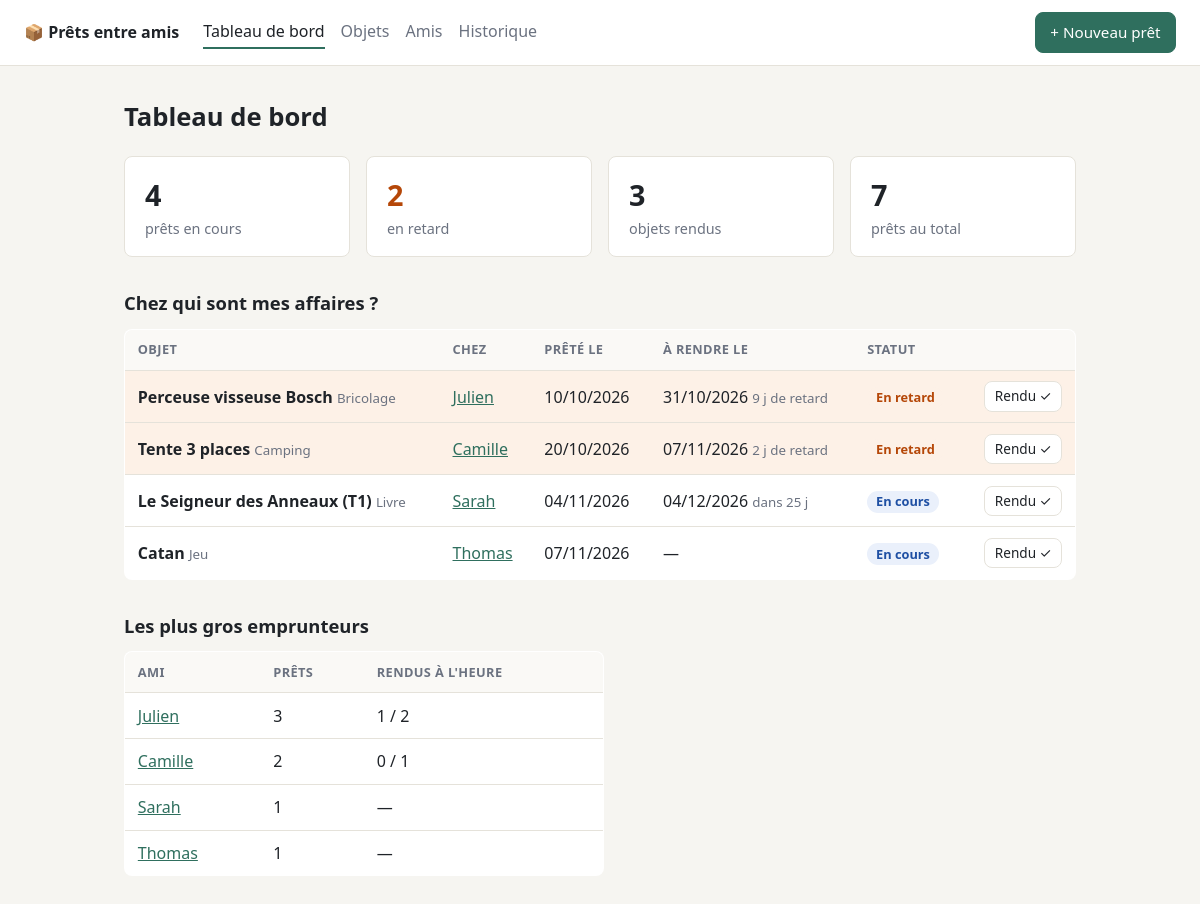
The page / on the database its author committed.
### tables this page shows
CREATE TABLE loans (
    id          INT UNSIGNED AUTO_INCREMENT PRIMARY KEY,
    item_id     INT UNSIGNED NOT NULL,
    friend_id   INT UNSIGNED NOT NULL,
    loaned_at   DATE         NOT NULL,
    due_at      DATE         NULL,
    returned_at DATE         NULL,
    notes       VARCHAR(255) NULL,
    created_at  DATETIME     NOT NULL DEFAULT CURRENT_TIMESTAMP,

     
     
     
    active_item_id INT UNSIGNED AS (IF(returned_at IS NULL, item_id, NULL)) STORED,
    UNIQUE KEY uq_loans_one_active_per_item (active_item_id),

    KEY idx_loans_friend (friend_id),
    KEY idx_loans_status (returned_at, due_at),

    CONSTRAINT fk_loans_item   FOREIGN KEY (item_id)   REFERENCES items (id)   ON DELETE RESTRICT,
    CONSTRAINT fk_loans_friend FOREIGN KEY (friend_id) REFERENCES friends (id) ON DELETE RESTRICT,
    CONSTRAINT chk_loans_due      CHECK (due_at IS NULL OR due_at >= loaned_at),
    CONSTRAINT chk_loans_returned CHECK (returned_at IS NULL OR returned_at >= loaned_at)
);

CREATE TABLE items (
    id         INT UNSIGNED AUTO_INCREMENT PRIMARY KEY,
    name       VARCHAR(150) NOT NULL,
    category   VARCHAR(50)  NOT NULL DEFAULT 'Autre',
    notes      TEXT         NULL,
    created_at DATETIME     NOT NULL DEFAULT CURRENT_TIMESTAMP,
    KEY idx_items_category (category)
);

CREATE TABLE friends (
    id         INT UNSIGNED AUTO_INCREMENT PRIMARY KEY,
    name       VARCHAR(100) NOT NULL,
    email      VARCHAR(255) NULL,
    phone      VARCHAR(30)  NULL,
    created_at DATETIME     NOT NULL DEFAULT CURRENT_TIMESTAMP,
    UNIQUE KEY uq_friends_name (name)
);

### src/Controller/DashboardController.php (called while the page is built, shortened)
<?php
final class DashboardController
{
    public function index(): void
    {
        $this->view->render('dashboard', [
            'title'        => 'Tableau de bord',
            'activeLoans'  => $this->loans->active(),
            'stats'        => $this->loans->stats(),
            'topBorrowers' => $this->loans->topBorrowers(),
        ]);
    }
}

### public/index.php (called while the page is built, shortened)
<?php
spl_autoload_register(static function (string $class): void {
    if (str_starts_with($class, 'App\\')) {
        $file = __DIR__ . '/../src/' . str_replace('\\', '/', substr($class, 4)) . '.php';
    }
});
require __DIR__ . '/../src/helpers.php';
$view = new View(__DIR__ . '/../templates');
try {
    $pdo = Database::connection();
    $friendRepo = new FriendRepository($pdo);
    $itemRepo = new ItemRepository($pdo);
    $loanRepo = new LoanRepository($pdo);
    $dashboard = new DashboardController($view, $loanRepo);
    $friends = new FriendController($view, $friendRepo);
    $items = new ItemController($view, $itemRepo);
    $loans = new LoanController($view, $loanRepo, $itemRepo, $friendRepo);
    $router = new Router();
    $router->get('/', $dashboard->index(...));
    $router->get('/friends', $friends->index(...));
    $router->get('/friends/new', $friends->create(...));
    $router->post('/friends', $friends->store(...));
    $router->get('/friends/{id}/edit', $friends->edit(...));
    $router->post('/friends/{id}', $friends->update(...));
    $router->post('/friends/{id}/delete', $friends->delete(...));
    $router->get('/items', $items->index(...));
    $router->get('/items/new', $items->create(...));
    $router->post('/items', $items->store(...));
    $router->get('/items/{id}/edit', $items->edit(...));
    $router->post('/items/{id}', $items->update(...));
    $router->post('/items/{id}/delete', $items->delete(...));
    $router->get('/loans', $loans->history(...));
    $router->get('/loans/new', $loans->create(...));
    $router->post('/loans', $loans->store(...));
    $router->post('/loans/{id}/return', $loans->markReturned(...));
    $router->dispatch($_SERVER['REQUEST_METHOD'], $_SERVER['REQUEST_URI']);
} catch (HttpException $e) {
    $view->render('error', ['title' => $e->getMessage(), 'status' => $e->status], $e->status);
} catch (Throwable $e) {
    error_log((string) $e);
    $view->render('error', ['title' => 'Erreur serveur', 'status' => 500], 500);
}

### src/Repository/LoanRepository.php (called while the page is built, shortened)
<?php
final class LoanRepository
{
    public function active(): array
    {
        return $this->pdo->query(
            self::SELECT . ' WHERE l.returned_at IS NULL
             ORDER BY (l.due_at < CURDATE()) DESC, l.due_at IS NULL, l.due_at, l.loaned_at'
        )->fetchAll();
    }
    public function stats(): array
    {
        $row = $this->pdo->query(
            'SELECT COUNT(*)                                          AS total,
                    COALESCE(SUM(returned_at IS NULL), 0)                    AS active,
                    COALESCE(SUM(returned_at IS NULL AND due_at < CURDATE()), 0) AS overdue,
                    COALESCE(SUM(returned_at IS NOT NULL), 0)                AS returned
             FROM loans'
        )->fetch();
        return array_map('intval', $row);
    }
    public function topBorrowers(int $limit = 5): array
    {
        $stmt = $this->pdo->prepare(
            'SELECT f.id, f.name,
                    COUNT(*) AS loans,
                    SUM(l.returned_at IS NOT NULL AND (l.due_at IS NULL OR l.returned_at <= l.due_at)) AS on_time,
                    SUM(l.returned_at IS NOT NULL) AS returned
             FROM loans l
             JOIN friends f ON f.id = l.friend_id
             GROUP BY f.id, f.name
             ORDER BY loans DESC, f.name
             LIMIT ?'
        );
        $stmt->bindValue(1, $limit, PDO::PARAM_INT);
        $stmt->execute();
        return $stmt->fetchAll();
    }
}

### src/Flash.php (called while the page is built, shortened)
<?php
final class Flash
{
    public static function pull(): array
    {
        $messages = $_SESSION['flash'] ?? [];
        return $messages;
    }
}

### templates/dashboard.php (the view, shortened to what this page needs)
<h1>Tableau de bord</h1>
<section class="stats">
    <div class="stat"><span class="stat-value"><?= e($stats['active']) ?></span><span class="stat-label">prêts en cours</span></div>
    <div class="stat stat-warn"><span class="stat-value"><?= e($stats['overdue']) ?></span><span class="stat-label">en retard</span></div>
    <div class="stat"><span class="stat-value"><?= e($stats['returned']) ?></span><span class="stat-label">objets rendus</span></div>
    <div class="stat"><span class="stat-value"><?= e($stats['total']) ?></span><span class="stat-label">prêts au total</span></div>
</section>
<section>
    <h2>Chez qui sont mes affaires ?</h2>
    <?php if (!$activeLoans): ?>
        <p class="empty">Rien n'est prêté en ce moment. Tout est à la maison 🎉</p>
    <?php else: ?>
        <table>
            <thead>
            <tr><th>Objet</th><th>Chez</th><th>Prêté le</th><th>À rendre le</th><th>Statut</th><th></th></tr>
            </thead>
            <tbody>
            <?php foreach ($activeLoans as $loan): ?>
                <tr class="<?= $loan['status'] === 'en_retard' ? 'row-late' : '' ?>">
                    <td><strong><?= e($loan['item_name']) ?></strong> <small class="muted"><?= e($loan['category']) ?></small></td>
                    <td><a href="/loans?friend=<?= e($loan['friend_id']) ?>"><?= e($loan['friend_name']) ?></a></td>
                    <td><?= date_fr($loan['loaned_at']) ?></td>
                    <td>
                        <?= date_fr($loan['due_at']) ?>
                        <?php if ($loan['due_at'] !== null): ?>
                            <?php $days = days_from_today($loan['due_at']); ?>
                            <small class="muted">
                                <?= $days < 0 ? e(-$days) . ' j de retard' : ($days === 0 ? "aujourd'hui" : 'dans ' . e($days) . ' j') ?>
                            </small>
                        <?php endif; ?>
                    </td>
                    <td><?= status_badge($loan['status']) ?></td>
                    <td class="actions">
                        <form method="post" action="/loans/<?= e($loan['id']) ?>/return">
                            <button class="btn btn-small">Rendu ✓</button>
                        </form>
                    </td>
                </tr>
            <?php endforeach; ?>
            </tbody>
        </table>
    <?php endif; ?>
</section>
<?php if ($topBorrowers): ?>
<section>
    <h2>Les plus gros emprunteurs</h2>
    <table class="compact">
        <thead><tr><th>Ami</th><th>Prêts</th><th>Rendus à l'heure</th></tr></thead>
        <tbody>
        <?php foreach ($topBorrowers as $b): ?>
            <tr>
                <td><a href="/loans?friend=<?= e($b['id']) ?>"><?= e($b['name']) ?></a></td>
                <td><?= e($b['loans']) ?></td>
                <td><?= (int) $b['returned'] > 0 ? e($b['on_time']) . ' / ' . e($b['returned']) : '—' ?></td>
            </tr>
        <?php endforeach; ?>
        </tbody>
    </table>
</section>
<?php endif; ?>

### src/helpers.php (shortened to what this page needs)
<?php
function e(mixed $value): string
{
    return htmlspecialchars((string) $value, ENT_QUOTES | ENT_SUBSTITUTE, 'UTF-8');
}
function date_fr(?string $date): string
{
    if ($date === null || $date === '') {
        return '—';
    }
    $d = DateTimeImmutable::createFromFormat('!Y-m-d', substr($date, 0, 10));
    return $d ? $d->format('d/m/Y') : e($date);
}
function days_from_today(string $date): int
{
    $today = new DateTimeImmutable('today');
    $target = new DateTimeImmutable($date);
    return (int) $today->diff($target)->format('%r%a');
}
function status_badge(string $status): string
{
    return sprintf('<span class="badge badge-%s">%s</span>', e($status), e(STATUS_LABELS[$status] ?? $status));
}

### src/Router.php (shortened to what this page needs)
<?php
final class Router
{
    private array $routes = [];
    public function dispatch(string $method, string $uri): void
    {
        $path = rtrim(parse_url($uri, PHP_URL_PATH) ?: '/', '/') ?: '/';
        $pathMatched = false;
        foreach ($this->routes as [$routeMethod, $regex, $handler]) {
            if (!preg_match($regex, $path, $matches)) {
                continue;
            }
            $pathMatched = true;
            $params = array_map('intval', array_filter($matches, 'is_string', ARRAY_FILTER_USE_KEY));
            $handler(...$params);
            return;
        }
        throw new HttpException($pathMatched ? 405 : 404);
    }
    private function add(string $method, string $path, callable $handler): void
    {
        $regex = '#^' . preg_replace('#\{(\w+)\}#', '(?P<$1>\d+)', $path) . '$#';
        $this->routes[] = [$method, $regex, $handler];
    }
}

### src/View.php (shortened to what this page needs)
<?php
final class View
{
    public function render(string $template, array $data = [], int $status = 200): void
    {
        $content = $this->capture($template, $data);
        echo $this->capture('layout', [
            'content' => $content,
            'title'   => $data['title'] ?? 'Prêts entre amis',
            'flashes' => Flash::pull(),
        ]);
    }
    private function capture(string $template, array $data): string
    {
        extract($data, EXTR_SKIP);
        require $this->templateDir . '/' . $template . '.php';
        return (string) ob_get_clean();
    }
}

### templates/layout.php (shortened to what this page needs)
<?php
$path = parse_url($_SERVER['REQUEST_URI'] ?? '/', PHP_URL_PATH);
$nav = ['/' => 'Tableau de bord', '/items' => 'Objets', '/friends' => 'Amis', '/loans' => 'Historique'];
?>
<!DOCTYPE html>
<html lang="fr">
<head>
    <link rel="stylesheet" href="/style.css">
</head>
<body>
<header class="topbar">
    <a href="/" class="brand">📦 Prêts entre amis</a>
    <nav>
        <?php foreach ($nav as $href => $label): ?>
            <?php $active = $path === $href || (in_array($href, ['/items', '/friends'], true) && str_starts_with($path, $href . '/')); ?>
            <a href="<?= e($href) ?>"<?= $active ? ' aria-current="page"' : '' ?>><?= e($label) ?></a>
        <?php endforeach; ?>
    </nav>
    <a href="/loans/new" class="btn btn-primary">+ Nouveau prêt</a>
</header>
<main>
    <?= $content ?>
</main>
</body>
</html>

### public/style.css (style rules this page uses)
:root { --bg: #f6f5f1; --surface: #ffffff; --text: #1f2328; --muted: #6b7280; --border: #e5e2da; --primary: #2f6f5e; --primary-dark: #24574a; --danger: #b42318; --warn-bg: #fdf1e7; --warn: #b54708; --ok-bg: #e8f3ee; --info-bg: #eaf0fb; --info: #1e4fa3; --radius: 8px; font-family: system-ui, -apple-system, "Segoe UI", Roboto, sans-serif; color: var(--text); background: var(--bg); }
* { box-sizing: border-box; }
body { margin: 0; line-height: 1.5; }
a { color: var(--primary); }
h1 { font-size: 1.6rem; margin: 0 0 1.25rem; }
h2 { font-size: 1.15rem; margin: 2rem 0 .75rem; }
.muted { color: var(--muted); }
.topbar { display: flex; align-items: center; gap: 1.5rem; flex-wrap: wrap; padding: .75rem 1.5rem; background: var(--surface); border-bottom: 1px solid var(--border); }
.brand { font-weight: 700; text-decoration: none; color: var(--text); }
.topbar nav { display: flex; gap: 1rem; flex: 1; }
.topbar nav a { text-decoration: none; color: var(--muted); padding: .25rem 0; }
.topbar nav a[aria-current] { color: var(--text); border-bottom: 2px solid var(--primary); }
main { max-width: 1000px; margin: 0 auto; padding: 2rem 1.5rem 4rem; }
.btn { display: inline-block; padding: .5rem .9rem; border-radius: var(--radius); border: 1px solid var(--border); background: var(--surface); color: var(--text); font: inherit; font-size: .95rem; text-decoration: none; cursor: pointer; }
.btn-primary { background: var(--primary); border-color: var(--primary); color: #fff; }
.btn-small { padding: .25rem .6rem; font-size: .85rem; }
table { width: 100%; border-collapse: collapse; background: var(--surface); border: 1px solid var(--border); border-radius: var(--radius); overflow: hidden; }
th, td { padding: .65rem .8rem; text-align: left; border-bottom: 1px solid var(--border); vertical-align: middle; }
th { font-size: .8rem; text-transform: uppercase; letter-spacing: .03em; color: var(--muted); background: #faf9f6; }
tr:last-child td { border-bottom: none; }
.row-late { background: var(--warn-bg); }
.actions { text-align: right; white-space: nowrap; }
.actions form { display: inline; }
table.compact { max-width: 480px; }
.badge { display: inline-block; padding: .1rem .55rem; border-radius: 999px; font-size: .8rem; font-weight: 600; }
.badge-en_cours { background: var(--info-bg); color: var(--info); }
.badge-en_retard { background: var(--warn-bg); color: var(--warn); }
.stats { display: grid; grid-template-columns: repeat(auto-fit, minmax(160px, 1fr)); gap: 1rem; }
.stat { background: var(--surface); border: 1px solid var(--border); border-radius: var(--radius); padding: 1rem 1.25rem; }
.stat-value { display: block; font-size: 1.8rem; font-weight: 700; }
.stat-label { color: var(--muted); font-size: .9rem; }
.stat-warn .stat-value { color: var(--warn); }

### rows shown on the page
loans: item.name "Perceuse visseuse Bosch", item.category "Bricolage", friend.name "Julien", loaned_at "10/10/2026", due_at "31/10/2026", due_at "9", status "En retard"
loans: item.name "Tente 3 places", item.category "Camping", friend.name "Camille", loaned_at "20/10/2026", due_at "07/11/2026", due_at "2", status "En retard"
loans: item.name "Le Seigneur des Anneaux (T1)", item.category "Livre", friend.name "Sarah", loaned_at "04/11/2026", due_at "04/12/2026", due_at "25", status "En cours"
loans: item.name "Catan", item.category "Jeu", friend.name "Thomas", loaned_at "07/11/2026", due_at "—", status "En cours"
friends: name "Julien", loans "3", on_time "1", returned "2"
friends: name "Camille", loans "2", on_time "0", returned "1"
friends: name "Sarah", loans "1"
friends: name "Thomas", loans "1"

### other values the page prints
$label "Tableau de bord"
$label "Objets"
$label "Amis"
$label "Historique"
$stats['active'] "4"
$stats['overdue'] "2"
$stats['returned'] "3"
$stats['total'] "7"
